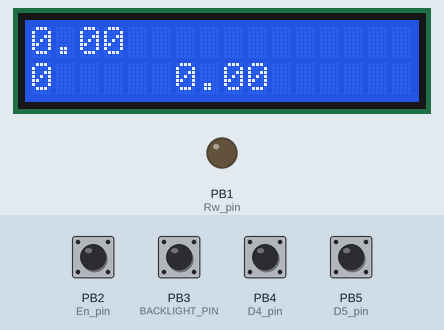
This sketch was run on a simulated ATtiny85, built for the host (arithmetic inside an expression is 32-bit, double 64-bit). Parts: 16×2 character LCD, output pins drawn as LEDs (lit = HIGH). The test bench sets the inputs (shaded band); at power-on: PB2 (En_pin), PB3 (BACKLIGHT_PIN), PB4 (D4_pin), PB5 (D5_pin) HIGH.

Above: at 1.2 s.
1.3 s: PB2 (En_pin) pulled LOW for 0.15 s
At 2.4 s:
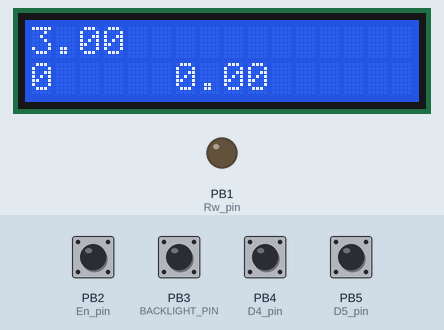
2.9 s: PB3 (BACKLIGHT_PIN) pulled LOW for 1 s
At 4.7 s:
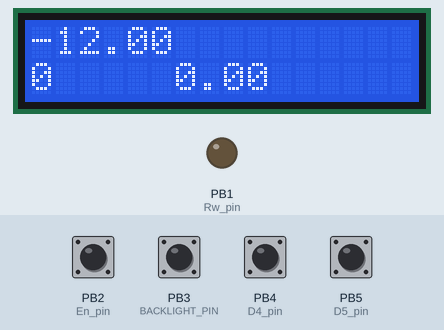
5.4 s: PB4 (D4_pin) pulled LOW for 0.15 s
At 5.47 s:
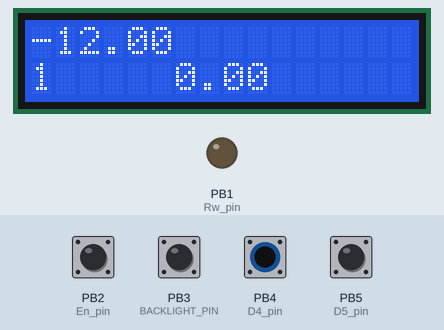
7.0 s: PB3 (BACKLIGHT_PIN) pulled LOW for 0.15 s
At 7.5 s:
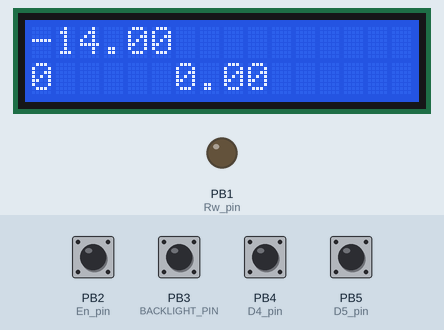
8.6 s: PB4 (D4_pin) pulled LOW for 1 s
At 10.4 s:
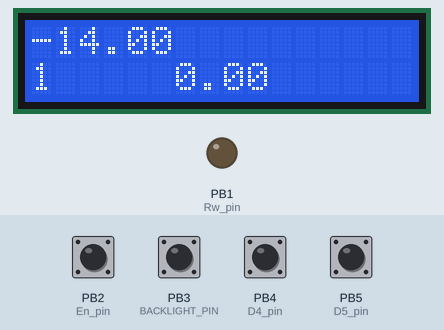
11.1 s: PB2 (En_pin) pulled LOW for 1 s
At 13.0 s:
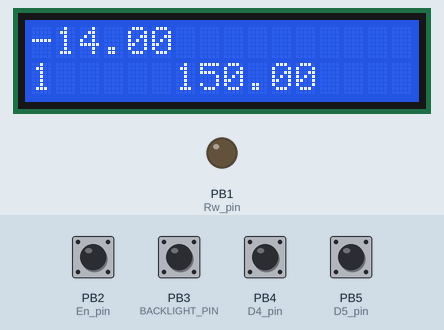
Timing chart, 0 to 14.5 s (numbered marks = the images above; inputs shaded):
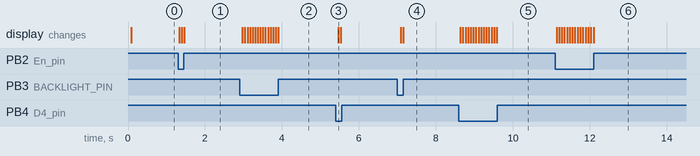

Measured:
- after the input at 1.3 s, the display: first changes at once (image 1 shows a later state)
- after the input at 2.9 s, the display: first changes after 0.08 s (image 2 shows a later state)
- after the input at 5.4 s, the display: changes after 0.06 s (image 3)
- after the input at 7.0 s, the display: first changes after 0.08 s (image 4 shows a later state)
- after the input at 8.6 s, the display: changes at once (image 5)
- after the input at 11.1 s, the display: first changes at once (image 6 shows a later state)

The sketch:

Powersupply_12OCt2016_14.ino
```cpp
//#define  TEST_on_MEGA
//#include <Key.h>
//#include <Keypad.h>
#include "IICLCDsetup.h"
#include "_16bitpwm.h"
#include <Wire.h>
#include <LiquidCrystal_I2C.h>
/*
const byte ROWS = 4; //four rows
const byte COLS = 4; //four columns
//define the cymbols on the buttons of the keypads
char hexaKeys[ROWS][COLS] = {
  {'1', '2', '3', 'A'},
  {'4', '5', '6', 'B'},
  {'7', '8', '9', 'C'},
  {'*', '0', '#', 'D'}
};
#ifdef TEST_on_MEGA
//keypadsetup(A0,A1,A2,A3,A7,A6,A5,A4);
byte rowPins[ROWS] = {A0, A1, A2, A3};
byte colPins[COLS] = {A7, A6, A5, A4};
#else
//keypadsetup(7,6,5,21,2,3,4,20);
byte rowPins[ROWS] = {7, 6, 5, 21};
byte colPins[COLS] = {2, 3, 4, 20};
#endif

//initialize an instance of class NewKeypad
Keypad Kpad = Keypad( makeKeymap(hexaKeys), rowPins, colPins, ROWS, COLS);

*/
byte state_set = 0; //0=volt,1=millivolt,2=amp,3=milliamp
//unsigned int  millivolts;
float volts,millivolts;
void setup() {
  setupPWM16();
  lcdSetup();
  Serial.begin(115200);
  pinMode(2, INPUT_PULLUP);
  pinMode(3, INPUT_PULLUP);
  pinMode(4, INPUT_PULLUP);
  pinMode(5, INPUT_PULLUP);
}

void loop() {
  if (state_set == 0) {
    if (digitalRead(2) == LOW) {
      volts++;
    }
    else if (digitalRead(3) == LOW) {
      volts--;
    }
    if (digitalRead(4) == LOW) {
      state_set++;
      if (state_set == 3)state_set = 0;
    }
  }
  else if (state_set == 1) {
    if (digitalRead(2) == LOW) {
      millivolts+=10;
      //volts = volts + (millivolts / 1000);
    }
    else if (digitalRead(3) == LOW) {
      millivolts-=10;
    }
    if (digitalRead(4) == LOW) {
      state_set++;
      //volts = volts + (millivolts / 1000);
      if (state_set == 2)state_set = 0;
    }
    //volts = volts + (millivolts / 1000);
  }
if(digitalRead(5)==0){volts = volts + (millivolts / 1000);}

  lcd.clear();
  lcd.home();
  lcd.print(volts);
  lcd.setCursor(0, 1);
  lcd.print(state_set);
  lcd.setCursor(6, 1);
  lcd.print(millivolts);
  delay(50);
}
```

_16bitpwm.h
```cpp
#define _16bitpwm
//#define ARDUINO_MEGA     //Timers and Digital pins are differnt on different boards
void setupPWM16() {
  TCCR1A = _BV(COM1A1) | _BV(COM1B1)  /* non-inverting PWM */
           | _BV(WGM11);                   /* mode 14: fast PWM, TOP=ICR1 */
  TCCR1B = _BV(WGM13) | _BV(WGM12)
           | _BV(CS11);                    /* prescaler 1 */
  ICR1 = 0x03ff;                      /* TOP counter value (freeing OCR1A*/

  /*
   * for 10 bit , set as 0x03ff,confirmed-MALHAR
   * frequency= 15.625KHz for 16Mhz CPU clock
   * frequency=  7.812KHz for 8Mhz CPU clock
  */

  /*
  * Comments about the setup
  * Changing ICR1 will effect the amount of bits of resolution.
  * ICR1 = 0xffff; (65535) 16-bit resolution
  * ICR1 = 0x7FFF; (32767) 15-bit resolution
  * ICR1 = 0x3FFF; (16383) 14-bit resolution etc....

  * Changing the prescaler will effect the frequency of the PWM signal.
  * Frequency[Hz}=CPU/(ICR1+1) where in this case CPU=16 MHz
  * 16-bit PWM will be>>> 16000000/(65535+1)=244.14Hz
  */

#ifndef TEST_on_MEGA
  DDRB |= _BV(PB1) | _BV(PB2);
#endif

#ifdef TEST_on_MEGA
  DDRB |= _BV(PB5) | _BV(PB6) | _BV(PB7) ;
#endif
}

void analogWrite16(uint8_t pin, int val)
{
  switch (pin) {
    case 9: OCR1A = val; break;
    case 10: OCR1B = val; break;
#ifdef TEST_on_MEGA
    case 11: OCR1A = val; break;
    case 12: OCR1B = val; break;
    case 13: OCR1C = val; break;
#endif
  }
}
```

IICLCDsetup.h
```cpp
#define IICLCDsetup.h

/*IIC LCD 16X2 test example
 * Connect the IIC LCD as follows
 * IIC LCD      ARDUINO
 * +5V            +5V
 * GND            GND
 * SCL            SCL
 * SDA            SDA
 *
 * by Malhar Deshmukh
 * 11APR2016
 */
#include <Wire.h>
#include <LiquidCrystal_I2C.h>
#define I2C_ADDR    0x27 // <<-- Add your address here.Find it from I2C Scanner
#define BACKLIGHT_PIN     3
#define En_pin  2
#define Rw_pin  1
#define Rs_pin  0
#define D4_pin  4
#define D5_pin  5
#define D6_pin  6
#define D7_pin  7
LiquidCrystal_I2C lcd(I2C_ADDR, En_pin, Rw_pin, Rs_pin, D4_pin, D5_pin, D6_pin, D7_pin);

void lcdSetup() {
  lcd.begin (16, 2); //  LCD is 16 characters x 2 lines
  lcd.setBacklightPin(BACKLIGHT_PIN, POSITIVE);
  lcd.setBacklight(HIGH);  // Switch on the backlight
  lcd.clear();
  //Uncomment this to test the function
  /*
  lcd.home();
  lcd.setCursor(0, 0);
  lcd.print("0123456789ABCDEF");
  lcd.setCursor(0, 1);
  lcd.print("Test Passed");
  */
}
```
